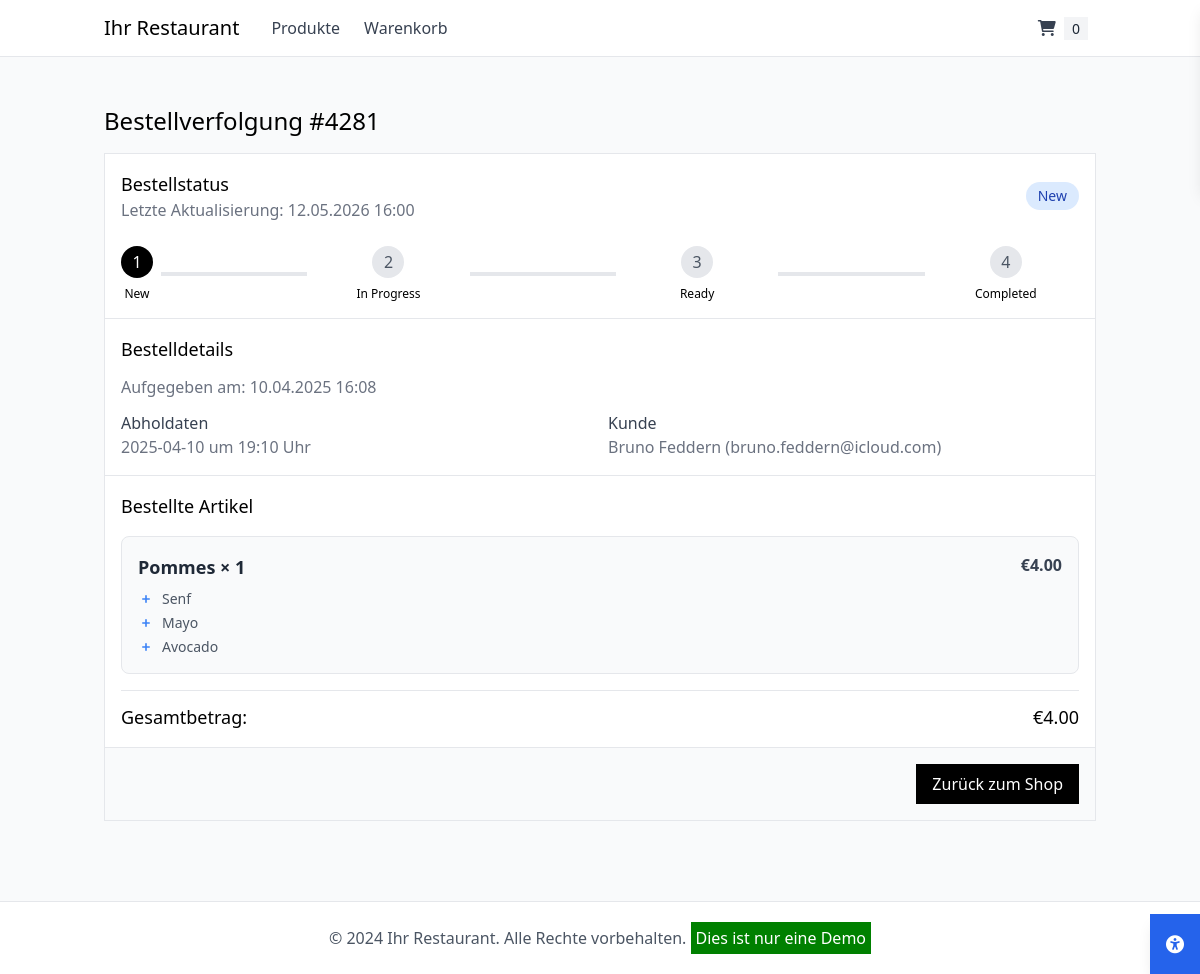
The page /track/4281 on the database its author committed.
### tables this page shows
CREATE TABLE orders (
    id INTEGER PRIMARY KEY AUTOINCREMENT,
    order_number TEXT NOT NULL,
    customer_name TEXT NOT NULL,
    customer_email TEXT NOT NULL,
    pickup_date TEXT NOT NULL,
    pickup_time TEXT NOT NULL,
    status TEXT NOT NULL,
    created TIMESTAMP NOT NULL DEFAULT CURRENT_TIMESTAMP,
    reminder_sent INTEGER DEFAULT 0,
    delayed INTEGER DEFAULT 0,
    delay_minutes INTEGER DEFAULT 0
);

CREATE TABLE order_items (
    id INTEGER PRIMARY KEY AUTOINCREMENT,
    order_id INTEGER NOT NULL,
    product_class_id INTEGER NOT NULL,
    quantity INTEGER NOT NULL,
    FOREIGN KEY (order_id) REFERENCES orders (id),
    FOREIGN KEY (product_class_id) REFERENCES product_classes (id)
);

CREATE TABLE product_classes (
    id INTEGER PRIMARY KEY AUTOINCREMENT,
    name TEXT NOT NULL,
    description TEXT,
    base_price DECIMAL(10,2) NOT NULL,
    capacity INTEGER NOT NULL,
    image_url TEXT,
    label TEXT,
    product_type TEXT NOT NULL,
    active BOOLEAN NOT NULL DEFAULT 1,
    deleted BOOLEAN NOT NULL DEFAULT 0,
    created TIMESTAMP NOT NULL DEFAULT CURRENT_TIMESTAMP
, min_production_time INTEGER DEFAULT 0, min_preparation_time INTEGER DEFAULT 0, default_stock INTEGER DEFAULT 0);

CREATE TABLE refinements (
    id INTEGER PRIMARY KEY AUTOINCREMENT,
    refinement_step_id INTEGER NOT NULL,
    name TEXT NOT NULL,
    label TEXT,
    image_url TEXT,
    price_addition DECIMAL(10,2) NOT NULL DEFAULT 0.00,
    active BOOLEAN NOT NULL DEFAULT 1,
    FOREIGN KEY (refinement_step_id) REFERENCES refinement_steps (id)
);

### app.py (the view)
@app.route('/track/<order_number>')
def track_order(order_number):
    conn = get_db_connection()
    order = conn.execute(
        '''SELECT
            id,
            order_number,
            customer_name,
            customer_email,
            pickup_date,
            pickup_time,
            delayed,
            delay_minutes ,
            status,
            created,
            (SELECT SUM(oi.quantity * pc.base_price)
             FROM order_items oi
             JOIN product_classes pc ON oi.product_class_id = pc.id
             WHERE oi.order_id = orders.id) as total_amount
        FROM orders
        WHERE order_number = ?''',
        (order_number,)
    ).fetchone()
    if not order:
        flash('Bestellung nicht gefunden')
        return redirect(url_for('index'))
    items = conn.execute(
        '''SELECT oi.*, pc.name as product_name, pc.base_price as price
        FROM order_items oi
        JOIN product_classes pc ON oi.product_class_id = pc.id
        WHERE oi.order_id = ?''',
        (order['id'],)
    ).fetchall()
    item_refinements = {}
    for item in items:
        refinements = conn.execute(
            '''
            SELECT r.name
            FROM order_item_refinements oir
            JOIN refinements r ON oir.refinement_id = r.id
            WHERE oir.order_item_id = ?
            ''',
            (item['id'],)
        ).fetchall()
        item_refinements[item['id']] = refinements
    conn.close()
    return render_template(
        'shop/track_order.html',
        order=order,
        items=items,
        item_refinements=item_refinements,
        now=datetime.now()
    )

### app.py (called while the page is built)
@app.before_request
def restrict_debug_routes():
    if request.endpoint in ['search'] and not current_user.is_authenticated:
        return redirect(url_for('login'))
    if request.endpoint == 'search' and current_user.role != 'admin':
        flash("Zugriff verweigert", 'error')
        return redirect(url_for('index'))

@app.template_filter('datetimeformat')
def datetimeformat(value, format='%d.%m.%Y %H:%M'):
    if isinstance(value, str):
        try:
            value = datetime.fromisoformat(value)
        except ValueError:
            return value  # Ungültiges Format – gib es einfach zurück
    return value.strftime(format)

def get_db_connection():
    conn = sqlite3.connect(app.config['DATABASE'])
    conn.row_factory = sqlite3.Row
    return conn

def check_reminders():
    now = datetime.now()
    reminder_time = now + timedelta(minutes=15)
    reminder_time_str = reminder_time.strftime('%Y-%m-%d %H:%M')
    conn = get_db_connection()
    orders = conn.execute('''
        SELECT * FROM orders
        WHERE status NOT IN ('completed', 'cancelled')
        AND datetime(pickup_date || ' ' || pickup_time)
            BETWEEN datetime(?) AND datetime(?, '+1 minute')
        AND reminder_sent = 0
    ''', (reminder_time_str, reminder_time_str)).fetchall()
    for order in orders:
        send_pickup_reminder(order)
        conn.execute('UPDATE orders SET reminder_sent = 1 WHERE id = ?', (order['id'],))
    conn.commit()
    conn.close()

@app.before_request
def before_every_request():
    check_reminders()

### templates/shop/track_order.html (shortened to what this page needs)
{% extends "shop/base.html" %}
{% block content %}
<div class="container mx-auto px-0 py-6">
    <h1 class="text-2xl font-medium mb-4">Bestellverfolgung #{{ order.order_number }}</h1>
    <div class="bg-white border border-gray-200">
        <div class="p-4 border-b">
            <div class="flex items-center justify-between">
                <div>
                    <h2 class="text-lg font-medium">Bestellstatus</h2>
                    <p class="text-gray-500">Letzte Aktualisierung: {{ now|datetimeformat }}</p>
                </div>
                <span class="px-3 py-1 rounded-full text-sm font-medium
                    {% if order.status == 'new' %}bg-blue-100 text-blue-800
                    {% elif order.status == 'in_progress' %}bg-yellow-100 text-yellow-800
                    {% elif order.status == 'ready' %}bg-green-100 text-green-800
                    {% elif order.status == 'completed' %}bg-gray-100 text-gray-800
                    {% endif %}">
                    {{ order.status|replace('_', ' ')|title }}
                </span>
            </div>
            <div class="mt-6">
                <div class="flex items-center">
                    {% set statuses = ['new', 'in_progress', 'ready', 'completed'] %}
                    {% for status in statuses %}
                        <div class="flex flex-col items-center {% if not loop.first %}flex-1{% endif %}">
                            <div class="w-8 h-8 rounded-full flex items-center justify-center
                                {% if statuses.index(order.status) >= statuses.index(status) %}bg-black text-white
                                {% else %}bg-gray-200 text-gray-600{% endif %}">
                                {{ loop.index }}
                            </div>
                            <span class="mt-2 text-xs text-center capitalize">{{ status|replace('_', ' ') }}</span>
                        </div>
                        {% if not loop.last %}
                            <div class="flex-1 h-1 mx-2
                                {% if statuses.index(order.status) > statuses.index(status) %}bg-black
                                {% else %}bg-gray-200{% endif %}"></div>
                        {% endif %}
                    {% endfor %}
                </div>
            </div>
        </div>
        <div class="p-4 border-b">
            <h2 class="text-lg font-medium mb-3">Bestelldetails</h2>
            <p class="text-gray-500">Aufgegeben am: {{ order.created|datetimeformat if order.created else order.pickup_date }}</p>
            <div class="grid grid-cols-1 md:grid-cols-2 gap-4 mt-3">
                <div>
                    <h3 class="font-medium text-gray-700">Abholdaten</h3>
                    <p class="text-gray-500">{{ order.pickup_date }} um {{ order.pickup_time }} Uhr</p>
                </div>
                <div>
                    <h3 class="font-medium text-gray-700">Kunde</h3>
                    <p class="text-gray-500">{{ order.customer_name }} ({{ order.customer_email }})</p>
                </div>
            </div>
        </div>
        <div class="p-4 border-b">
            <h2 class="text-lg font-medium mb-4">Bestellte Artikel</h2>
            <div class="space-y-4" id="order-items">
                {% for item in items %}
                    <div class="border rounded-lg p-4 bg-gray-50 hover:shadow-sm transition {% if loop.index > 3 %}hidden extra-item{% endif %}">
                        <div class="flex justify-between items-start">
                            <div>
                                <h3 class="font-semibold text-gray-800 text-lg">
                                    {{ item.product_name }} × {{ item.quantity }}
                                </h3>
                                {% if item_refinements[item.id] %}
                                    <ul class="mt-2 space-y-1 text-sm text-gray-600">
                                        {% for refinement in item_refinements[item.id] %}
                                            <li class="flex items-center gap-2">
                                                <svg class="h-4 w-4 text-blue-500" fill="currentColor" viewBox="0 0 20 20">
                                                    <path fill-rule="evenodd" d="M10 5a1 1 0 011 1v3h3a1 1 0 110 2h-3v3a1 1 0 11-2 0v-3H6a1 1 0 110-2h3V6a1 1 0 011-1z" clip-rule="evenodd" />
                                                </svg>
                                                {{ refinement.name }}
                                            </li>
                                        {% endfor %}
                                    </ul>
                                {% endif %}
                            </div>
                            <span class="font-semibold text-gray-700 whitespace-nowrap">
                                €{{ "%.2f"|format(item.quantity * item.price) }}
                            </span>
                        </div>
                    </div>
                {% endfor %}
            </div>
            <div class="mt-4 pt-3 border-t">
                <div class="flex justify-between font-medium text-lg">
                    <span>Gesamtbetrag:</span>
                    <span>€{{ "%.2f"|format(order.total_amount) }}</span>
                </div>
            </div>
        </div>
        <div class="p-4 bg-gray-50">
            <div class="flex justify-end">
                <a href="{{ url_for('index') }}"
                   class="bg-black hover:bg-gray-800 px-4 py-2 text-white font-medium transition duration-200">
                    Zurück zum Shop
                </a>
            </div>
        </div>
    </div>
</div>
{% endblock %}

### rows shown on the page
orders: order_number "4281", status "New", created "10.04.2025 16:08", pickup_date "2025-04-10", pickup_time "19:10", customer_name "Bruno Feddern", customer_email "bruno.feddern@icloud.com"
order_items: product_name "Pommes", quantity "1", item.quantity*item.price "4.00"
refinements: name "Senf"
refinements: name "Mayo"
refinements: name "Avocado"

### other values the page prints
{{ session['cart']|length if 'cart' in session else 0 }} "0"
{{ now|datetimeformat }} "12.05.2026 16:00"
{{ status|replace('_', ' ') }} "New" "In Progress" "Ready" "Completed"
{{ "%.2f"|format(order.total_amount) }} "4.00"
